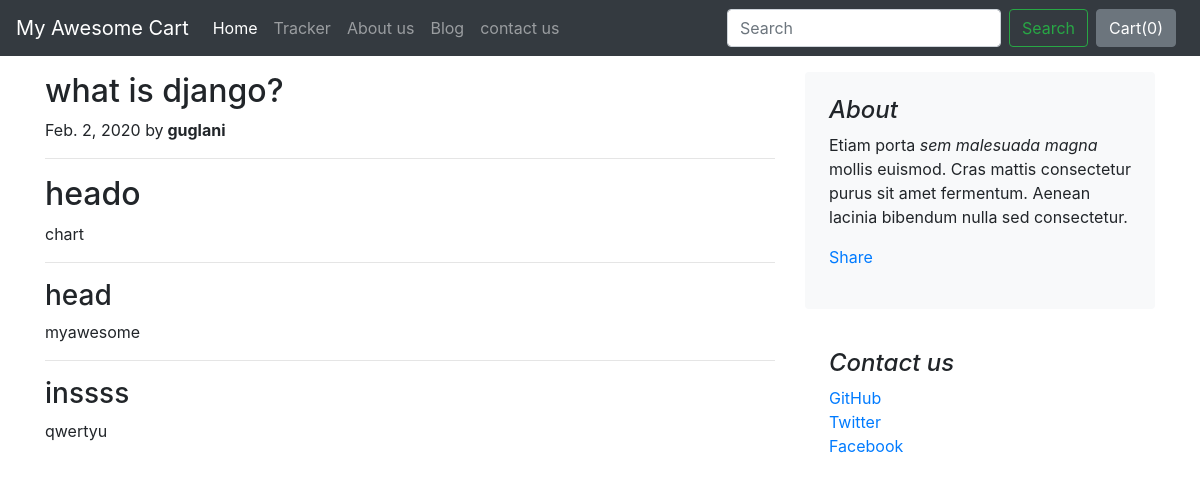
The app's page /blog/blogpage/1 with its own data.
### blog/models.py (models this page shows)
class Blogpost(models.Model):
    post_id=models.AutoField(primary_key=True)
    writer=models.CharField(max_length=50,default="")
    sec_writer=models.CharField(max_length=50,default="")
    title=models.CharField(max_length=50)
    head0=models.CharField(max_length=500,default="")
    chead0=models.CharField(max_length=5000,default="")
    head1=models.CharField(max_length=500,default="")
    chead1=models.CharField(max_length=5000,default="")
    head2 =models.CharField(max_length=500,default="")
    chead2 = models.CharField(max_length=5000, default="")
    thumbnail=models.ImageField(upload_to="blog/images",default="")
    pub_date = models.DateField()
    def __str__(self):
        return self.title

### blog/views.py (the view)
# urls.py: path("blogpage/<int:id>",views.blogpage,name="blogpage"),
def blogpage(request,id):
    post= Blogpost.objects.filter(post_id=id)[0]
    print(post)
    return render(request,'blog/blogpage.html',
                  {'post':post})

### blog/templates/blog/blogpage.html (shortened to what this page needs)
{% extends 'blog/basic.html'%}
{%  block body %}
<div class="container mt-3">
<div class="row">
    <div class="col-md-8 blog-main">
      <div class="blog-post">
        <h2 class="blog-post-title">{{post.title}}</h2>
        <p class="blog-post-meta">{{post.pub_date}} by<b> {{post.writer}}</b></p>
        <hr>
        <h2>{{post.head0}}</h2>
        <p>{{post.chead0}}</p>
        <hr>
        <h3>{{post.head1}}</h3>
         <p>{{post.chead1}}</p>
<hr>
        <h3>{{post.head2}}</h3>
           <p>{{post.chead2}}</p>
      </div>
    </div>
    <aside class="col-md-4 blog-sidebar">
      <div class="p-4 mb-3 bg-light rounded">
        <h4 class="font-italic">About</h4>
        <p class="mb-0">Etiam porta <em>sem malesuada magna</em> mollis euismod. Cras mattis consectetur purus sit amet fermentum. Aenean lacinia bibendum nulla sed consectetur.</p>
          <div class=" my-3 fb-share-button" data-href="http://127.0.0.1:8000/blog/blogpage/{{post.post_id}}" data-layout="button_count" data-size="large"><a target="_blank" href="https://www.facebook.com/sharer/sharer.php?u=http%3A%2F%2F127.0.0.1%3A8000%2Fblog%2Fblogpage%2F3&amp;src=sdkpreparse" class="fb-xfbml-parse-ignore">Share</a></div>
      </div>
      <div class="p-4">
        <h4 class="font-italic">Contact us</h4>
        <ol class="list-unstyled">
          <li><a href="#">GitHub</a></li>
          <li><a href="#">Twitter</a></li>
          <li><a href="#">Facebook</a></li>
        </ol>
      </div>
    </aside>
  </div>
</div>
{% endblock %}

### records on screen
Blogpost: title "what is django?", pub_date "Feb. 2, 2020", writer "guglani", head0 "heado", chead0 "chart", head1 "head", chead1 "myawesome", head2 "inssss", chead2 "qwertyu"
